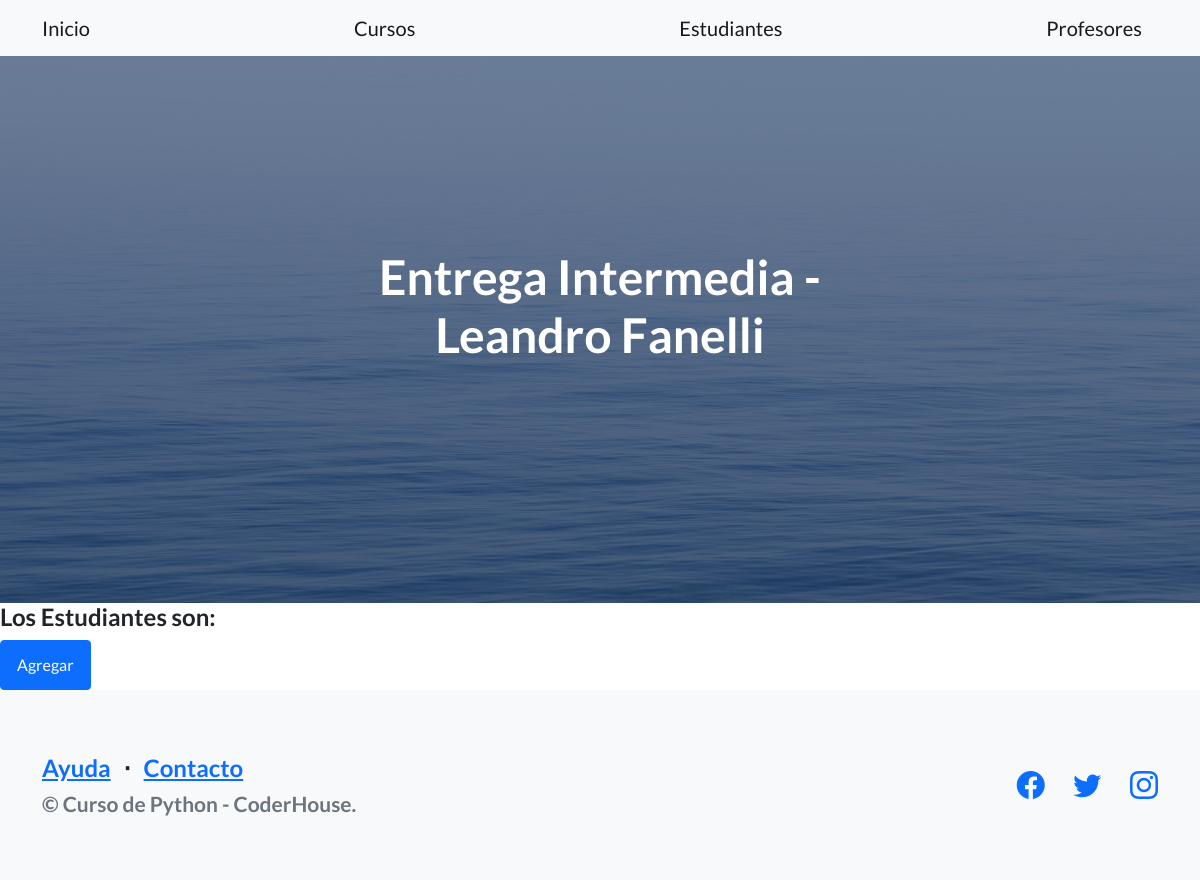
Before: /AppCoder/estudiantes/ with the older database file.
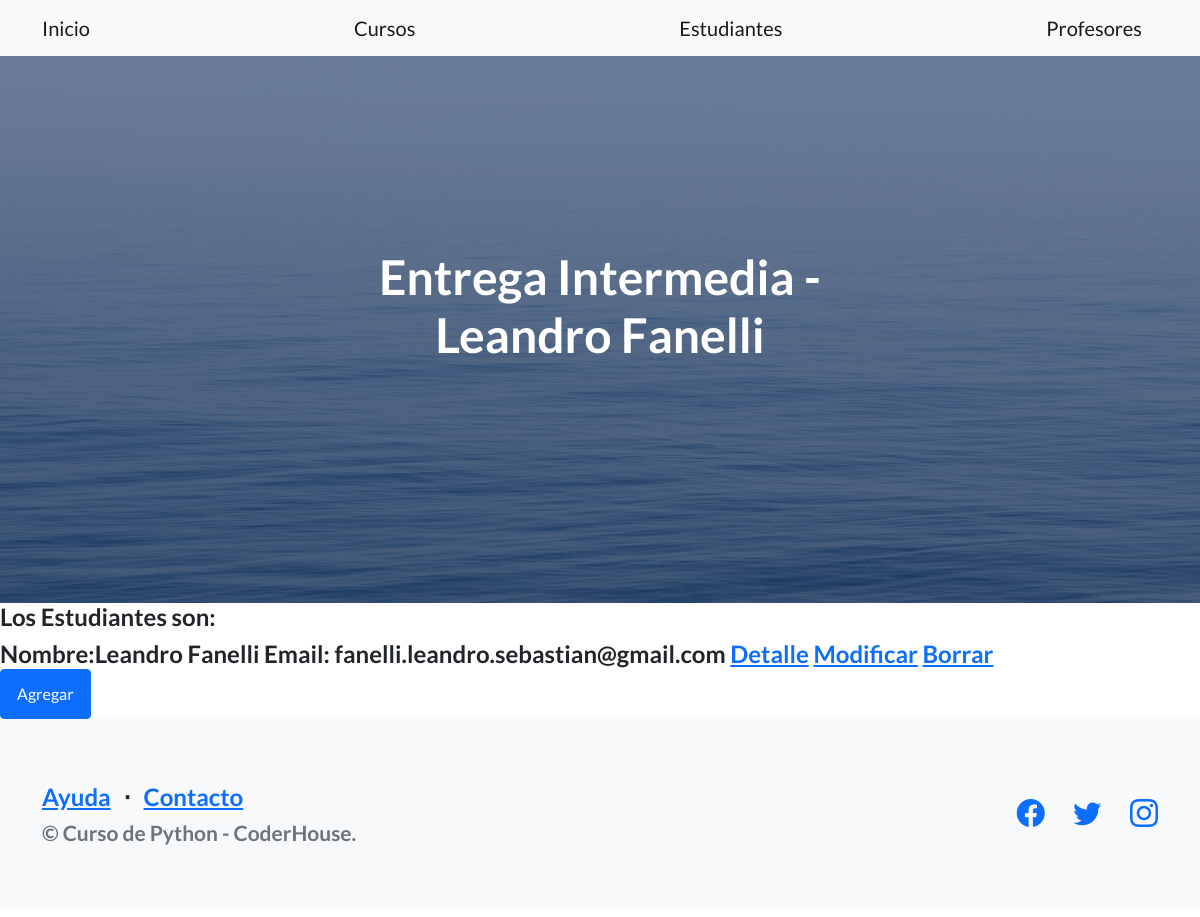
After: the same page with the newer database file.
### AppCoder/models.py (models this page shows)
class Estudiante(Model):
    nombre = CharField(max_length=30)
    apellido = CharField(max_length=30)
    email = EmailField()
    def __str__(self):
        return f'Nombre:{self.nombre} {self.apellido} Email: {self.email}'

### AppCoder/views.py (the view)
# urls.py: path('estudiantes/', Estudiante_ListView.as_view(), name='estudiantes'),
class Estudiante_ListView(ListView):
    model = Estudiante
    template_name = 'AppCoder/estudiantes.html'
    context_object_name = 'estudiantes'

### templates/AppCoder/estudiantes.html (shortened to what this page needs)
{% extends 'AppCoder/padre.html' %}
{% block contenidoQueCambia %}
    <h4>Los Estudiantes son: <h4>
        {%for estudiante in estudiantes%}
            {{estudiante}}
            <a href="{% url 'estudiante_view' estudiante.id %}">Detalle</a>
            <a href="{% url 'estudiante_update' estudiante.id %}">Modificar</a>
            <a href="{% url 'estudiante_delete' estudiante.id %}">Borrar</a>
            <br>
        {% endfor %}
    <a class="btn btn-primary" href="{% url 'estudiante_add' %}">Agregar</a>
{% endblock %}

Changed rows visible on the page:
added Estudiante: nombre+apellido+email "Nombre:Leandro Fanelli Email: fanelli.leandro.sebastian@gmail.com"
